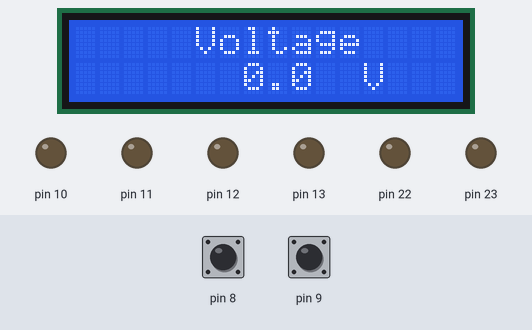
A sketch run on a simulated Arduino Uno, built with avr-gcc and run on an emulated ATmega328P. On the bench: 16×2 character LCD, output pins drawn as LEDs (lit = HIGH). Wiring (inferred from the signals the program sends): character LCD (HD44780): RS pin 18; E pin 19; data pin 0, pin 1, pin 2, pin 3, pin 4, pin 5, pin 6, pin 7. Inputs (shaded band) come from the test bench; at power-on: pin 8 HIGH, pin 9 HIGH. Pins used as bus, display or sensor lines are not drawn.

Above: at 1.3 s.
1.4 s: pin 8 pulled LOW for 0.15 s
At 2.8 s:
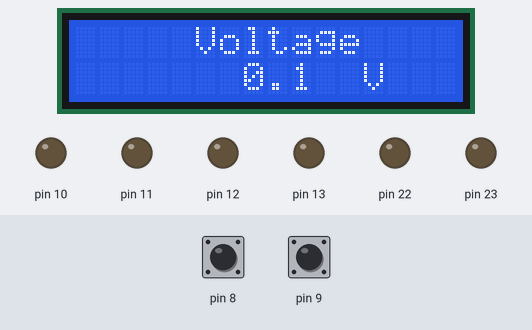
3.1 s: pin 8 pulled LOW for 1 s
At 5.3 s:
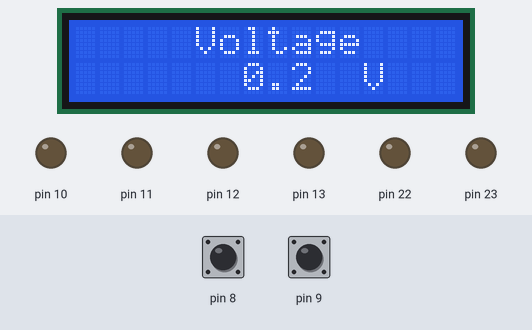
5.6 s: pin 9 pulled LOW for 3.2 s
At 9.2 s:
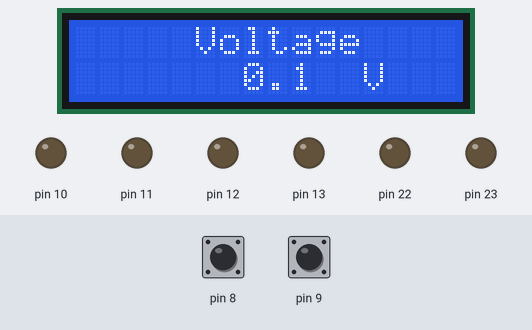
10.3 s: pin 8 pulled LOW for 3.2 s
At 13.9 s:
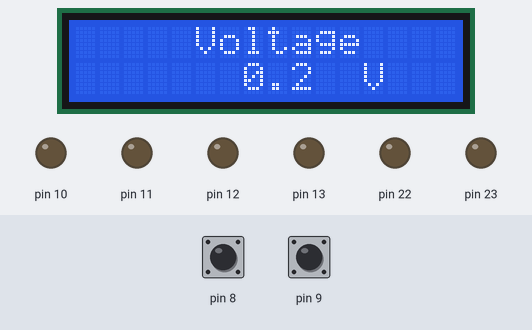
Timing chart, 0 to 15.4 s (numbered marks = the images above; inputs shaded):
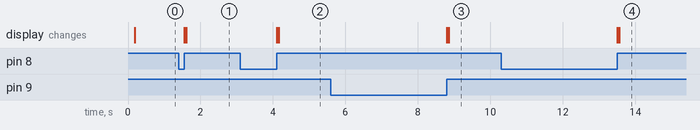

Measured:
- after the input at 1.4 s, the display: first changes after 0.15 s (image 1 shows a later state)
- after the input at 3.1 s, the display: first changes after 1.0 s (image 2 shows a later state)
- after the input at 5.6 s, the display: first changes after 3.2 s (image 3 shows a later state)
- after the input at 10.3 s, the display: first changes after 3.2 s (image 4 shows a later state)

The sketch:

Lab1P3edited.ino
```cpp
void lcd_command(char cmd);
void lcd_text(char text);
void initial_LCD();
void lcd_puts(char ch[]);

float volt=0; char result[4];int change = -1;
void setup() {
  // put your setup code here, to run once:
  DDRC = 0x30;
  DDRD = 0xFF;
  DDRB = 0xFC;
  PORTB = PORTB | 0b00000011;
  initial_LCD();
  change = 1;
}

void loop() {
  // put your main code here, to run repeatedly:
  if((PINB&0x01)==0){
    while((PINB&0x01)==0);
    change = 1;
    if(volt > 99.8)
      volt = 0;
    else
      volt = volt + 0.1;
  }

  if((PINB&0x02)==0){
    while((PINB&0x02)==0);
    change = 1;
    if(volt >= 0.1)
      volt = volt - 0.1;
     else
      volt = 0;
  }

  if(change == 1){
    lcd_command(0x01);
    dtostrf(volt, 2, 1, result);

    lcd_command(0x80);
    lcd_puts("     Voltage");
    lcd_command(0xc0);
    lcd_puts("       ");
    lcd_puts(result);
    lcd_puts("  V");
    change = -1;
  }
}

void lcd_puts(char ch[]){
  int k=0;
  while(ch[k]!='\0'){
    lcd_text(ch[k]);
    k++;
  }
}

void lcd_command(char cmd){
  PORTC =PORTC &0b11101111;
  PORTD = cmd;
  PORTC =PORTC | 0b00100000;
  delay(1);
  PORTC = PORTC & 0b11011111;
  delay(1);
}
void lcd_text(char text){
  PORTC =PORTC | 0b00010000;
  PORTD = text;
  PORTC = PORTC | 0b00100000;
  delay(1);
  PORTC = PORTC & 0b11011111;
  delay(1);
}
void initial_LCD(){
  delay(100);
  lcd_command(0x38); delay(15);
  lcd_command(0x38); delay(1);
  lcd_command(0x38); delay(1);
  lcd_command(0x38);
  lcd_command(0x0c);
  delay(1);
  lcd_command(0x01);
  delay(1);
  lcd_command(0x06);
  delay(1);
}
```
